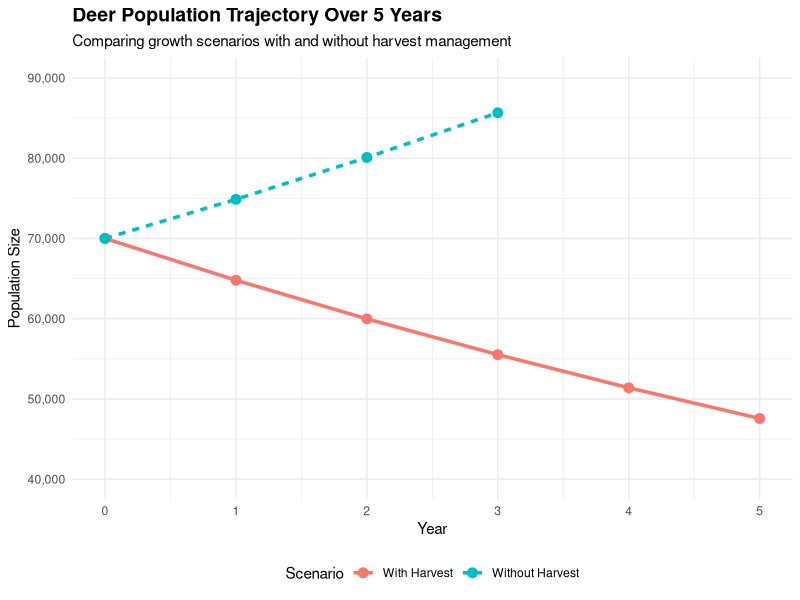

Source code (R):
## ---- chunk 1
# Initial parameters
N0 <- 50000  # Initial population
Nt <- 70000  # Population after 5 years
t <- 5       # Time period in years

# Calculate finite rate of increase
lambda <- (Nt / N0)^(1/t)
lambda
## ---- chunk 2
# Calculate instantaneous rate of increase
r <- log(lambda)
r
## ---- chunk 3
# Starting population for harvest scenario
N_start <- 70000
N_target <- 50000
t_harvest <- 5

# Calculate required harvest rate
target_rate <- log(N_target / N_start) / t_harvest
harvest_rate <- r - target_rate
harvest_rate
## ---- chunk 4
library(dplyr)
library(ggplot2)

# Simulation parameters
years <- 0:5
pop_size <- numeric(length(years))
harvest_numbers <- numeric(length(years))

# Initial conditions
pop_size[1] <- N_start

# Simulate population with harvest
for (i in 2:length(years)) {
  # Population grows
  pop_after_growth <- pop_size[i-1] * exp(r)
  # Calculate harvest number (proportion of post-growth population)
  harvest_numbers[i] <- pop_after_growth * harvest_rate
  # Population after harvest
  pop_size[i] <- pop_after_growth - harvest_numbers[i]
}

# Create data frame for results
harvest_df <- data.frame(
  Year = years[2:length(years)],
  Deer_Harvested = round(harvest_numbers[2:length(years)])
)

harvest_df
## ---- chunk 5
# Simulate population without harvest
pop_no_harvest <- N_start * exp(r * years)

# Create data frame for plotting
pop_df <- data.frame(
  Year = rep(years, 2),
  Population = c(pop_size, pop_no_harvest),
  Scenario = rep(c("With Harvest", "Without Harvest"), 
                 each = length(years))
)

# Create plot
ggplot(pop_df, aes(x = Year, y = Population, 
                   color = Scenario, linetype = Scenario)) +
  geom_line(linewidth = 1.2) +
  geom_point(size = 3) +
  scale_y_continuous(labels = scales::comma, 
                    limits = c(40000, 90000)) +
  labs(
    title = "Deer Population Trajectory Over 5 Years",
    subtitle = "Comparing growth scenarios with and without harvest management",
    x = "Year",
    y = "Population Size",
    color = "Scenario",
    linetype = "Scenario"
  ) +
  theme_minimal() +
  theme(
    plot.title = element_text(size = 14, face = "bold"),
    plot.subtitle = element_text(size = 11),
    legend.position = "bottom"
  )
